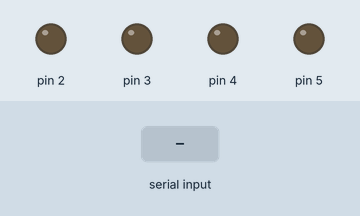
This sketch was run on a simulated Arduino Uno, built with avr-gcc and run on an emulated ATmega328P. Shown: output pins drawn as LEDs (lit = HIGH). The test bench sets the inputs (shaded band). What the sketch prints to the serial monitor is not drawn.

Above: at 1.2 s.
1.3 s: "F" received over the second serial link
At 1.7 s:
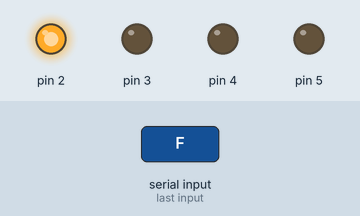
2.8 s: "B" received over the second serial link
At 4.0 s:
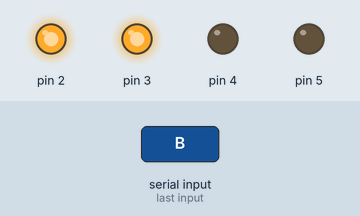
4.3 s: "R" received over the second serial link
At 5.1 s:
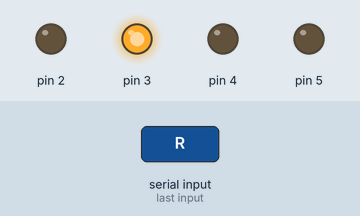
Timing chart, 0 to 7.3 s (numbered marks = the images above; inputs shaded):
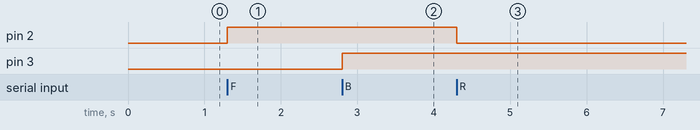

The sketch:

Bluetooth2.ino
```cpp
#include<SoftwareSerial.h>

SoftwareSerial  bluetooth(12,11);
void setup() {
  Serial.begin(9600);
  bluetooth.begin(9600);
  pinMode(2,OUTPUT);
  pinMode(3,OUTPUT);
  pinMode(4,OUTPUT);
  pinMode(5,OUTPUT);
}

void loop() {
  if(Serial.available())
  {
    int iData = Serial.read();
    //Serial.write(iData);
    Serial.println(iData,DEC);
    if(iData==97)
    {
      Serial.println("Hello World");
    }
  }

  if(bluetooth.available())
  {
    int iData = bluetooth.read();
    //Serial.write(iData);
    Serial.write(iData);
    if(iData=='F')
    {
     digitalWrite(2,HIGH);
    }
    if(iData=='B')
    {
      digitalWrite(3,HIGH);
    }
    if(iData=='R')
    {
      digitalWrite(2,LOW);
    }
    if(iData=='L')
    {
      digitalWrite(3,LOW);
    }
  }


  //delay(100);
}
```

Measured:
- after the input at 1.3 s, pin 2: LOW → HIGH at once
- after the input at 2.8 s, pin 3: LOW → HIGH at once
- after the input at 4.3 s, pin 2: HIGH → LOW at once
